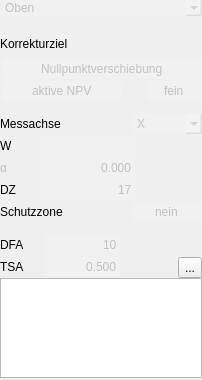
<?xml version="1.0" encoding="UTF-8"?>
<ui version="4.0">
 <class>TP_Steg</class>
 <widget class="QWidget" name="TP_Steg">
  <property name="geometry">
   <rect>
    <x>0</x>
    <y>0</y>
    <width>202</width>
    <height>380</height>
   </rect>
  </property>
  <property name="minimumSize">
   <size>
    <width>0</width>
    <height>0</height>
   </size>
  </property>
  <property name="maximumSize">
   <size>
    <width>270</width>
    <height>16777215</height>
   </size>
  </property>
  <property name="windowTitle">
   <string>Form</string>
  </property>
  <property name="styleSheet">
   <string notr="true">QLineEdit{color:rgb(192,192,192);
                  background-color: rgba(255, 255, 255,32);
                  border-radius:3px;}
QLineEdit:focus{color:rgb(192,192,192);
                             border: 1px solid;
                             border-color: rgb(0, 128, 0);
                            selection-background-color: rgb(40, 76, 117);}

QComboBox{color:rgb(192,192,192);
                        background-color: rgba(255, 255, 255,32);
                         border-radius:3px;}</string>
  </property>
  <layout class="QVBoxLayout" name="verticalLayout">
   <property name="spacing">
    <number>0</number>
   </property>
   <property name="leftMargin">
    <number>0</number>
   </property>
   <property name="topMargin">
    <number>0</number>
   </property>
   <property name="rightMargin">
    <number>0</number>
   </property>
   <property name="bottomMargin">
    <number>0</number>
   </property>
   <item>
    <widget class="MComboBox" name="comboBox_Frame">
     <item>
      <property name="text">
       <string>Oben</string>
      </property>
     </item>
     <item>
      <property name="text">
       <string>Hinten</string>
      </property>
     </item>
     <item>
      <property name="text">
       <string>Links</string>
      </property>
     </item>
     <item>
      <property name="text">
       <string>Vorne</string>
      </property>
     </item>
     <item>
      <property name="text">
       <string>Rechts</string>
      </property>
     </item>
    </widget>
   </item>
   <item>
    <spacer name="verticalSpacer_2">
     <property name="orientation">
      <enum>Qt::Vertical</enum>
     </property>
     <property name="sizeType">
      <enum>QSizePolicy::Fixed</enum>
     </property>
     <property name="sizeHint" stdset="0">
      <size>
       <width>20</width>
       <height>13</height>
      </size>
     </property>
    </spacer>
   </item>
   <item>
    <widget class="QLabel" name="label_Korrekturziel">
     <property name="maximumSize">
      <size>
       <width>16777215</width>
       <height>30</height>
      </size>
     </property>
     <property name="text">
      <string>Korrekturziel</string>
     </property>
    </widget>
   </item>
   <item>
    <layout class="QHBoxLayout" name="horizontalLayout">
     <property name="spacing">
      <number>0</number>
     </property>
     <property name="bottomMargin">
      <number>2</number>
     </property>
     <item>
      <spacer name="horizontalSpacer_Nullpunktverschiebung">
       <property name="orientation">
        <enum>Qt::Horizontal</enum>
       </property>
       <property name="sizeType">
        <enum>QSizePolicy::Expanding</enum>
       </property>
       <property name="sizeHint" stdset="0">
        <size>
         <width>40</width>
         <height>20</height>
        </size>
       </property>
      </spacer>
     </item>
     <item>
      <widget class="QLineEdit" name="lineEdit_Nullpunkverschiebung">
       <property name="enabled">
        <bool>false</bool>
       </property>
       <property name="minimumSize">
        <size>
         <width>200</width>
         <height>0</height>
        </size>
       </property>
       <property name="maximumSize">
        <size>
         <width>200</width>
         <height>20</height>
        </size>
       </property>
       <property name="text">
        <string>Nullpunktverschiebung</string>
       </property>
       <property name="alignment">
        <set>Qt::AlignCenter</set>
       </property>
      </widget>
     </item>
    </layout>
   </item>
   <item>
    <layout class="QHBoxLayout" name="horizontalLayout_Aktive_NPV">
     <property name="spacing">
      <number>0</number>
     </property>
     <item>
      <spacer name="horizontalSpacer">
       <property name="orientation">
        <enum>Qt::Horizontal</enum>
       </property>
       <property name="sizeType">
        <enum>QSizePolicy::Expanding</enum>
       </property>
       <property name="sizeHint" stdset="0">
        <size>
         <width>40</width>
         <height>20</height>
        </size>
       </property>
      </spacer>
     </item>
     <item>
      <widget class="QLineEdit" name="lineEdit_Aktive_NPV">
       <property name="enabled">
        <bool>false</bool>
       </property>
       <property name="minimumSize">
        <size>
         <width>120</width>
         <height>0</height>
        </size>
       </property>
       <property name="maximumSize">
        <size>
         <width>120</width>
         <height>20</height>
        </size>
       </property>
       <property name="text">
        <string>aktive NPV</string>
       </property>
       <property name="alignment">
        <set>Qt::AlignCenter</set>
       </property>
      </widget>
     </item>
     <item>
      <spacer name="horizontalSpacer_2">
       <property name="orientation">
        <enum>Qt::Horizontal</enum>
       </property>
       <property name="sizeType">
        <enum>QSizePolicy::Fixed</enum>
       </property>
       <property name="sizeHint" stdset="0">
        <size>
         <width>25</width>
         <height>20</height>
        </size>
       </property>
      </spacer>
     </item>
     <item>
      <widget class="QLineEdit" name="lineEdit_Aktive_NPV_2">
       <property name="enabled">
        <bool>false</bool>
       </property>
       <property name="minimumSize">
        <size>
         <width>55</width>
         <height>0</height>
        </size>
       </property>
       <property name="maximumSize">
        <size>
         <width>55</width>
         <height>20</height>
        </size>
       </property>
       <property name="text">
        <string>fein</string>
       </property>
       <property name="alignment">
        <set>Qt::AlignCenter</set>
       </property>
      </widget>
     </item>
    </layout>
   </item>
   <item>
    <spacer name="verticalSpacer">
     <property name="orientation">
      <enum>Qt::Vertical</enum>
     </property>
     <property name="sizeType">
      <enum>QSizePolicy::Fixed</enum>
     </property>
     <property name="sizeHint" stdset="0">
      <size>
       <width>20</width>
       <height>13</height>
      </size>
     </property>
    </spacer>
   </item>
   <item>
    <layout class="QHBoxLayout" name="horizontalLayout_Messachse">
     <property name="spacing">
      <number>2</number>
     </property>
     <property name="bottomMargin">
      <number>2</number>
     </property>
     <item>
      <widget class="QLabel" name="label_Messrichtung">
       <property name="enabled">
        <bool>true</bool>
       </property>
       <property name="minimumSize">
        <size>
         <width>0</width>
         <height>20</height>
        </size>
       </property>
       <property name="maximumSize">
        <size>
         <width>16777215</width>
         <height>20</height>
        </size>
       </property>
       <property name="text">
        <string>Messachse</string>
       </property>
      </widget>
     </item>
     <item>
      <spacer name="horizontalSpacer_3">
       <property name="orientation">
        <enum>Qt::Horizontal</enum>
       </property>
       <property name="sizeHint" stdset="0">
        <size>
         <width>40</width>
         <height>20</height>
        </size>
       </property>
      </spacer>
     </item>
     <item>
      <widget class="MComboBox" name="comboBox_Messachse">
       <property name="minimumSize">
        <size>
         <width>70</width>
         <height>20</height>
        </size>
       </property>
       <property name="maximumSize">
        <size>
         <width>70</width>
         <height>20</height>
        </size>
       </property>
       <item>
        <property name="text">
         <string>X</string>
        </property>
       </item>
       <item>
        <property name="text">
         <string>Y</string>
        </property>
       </item>
      </widget>
     </item>
    </layout>
   </item>
   <item>
    <layout class="QHBoxLayout" name="horizontalLayout_W">
     <property name="spacing">
      <number>0</number>
     </property>
     <property name="bottomMargin">
      <number>2</number>
     </property>
     <item>
      <widget class="QLabel" name="label_W">
       <property name="minimumSize">
        <size>
         <width>40</width>
         <height>20</height>
        </size>
       </property>
       <property name="maximumSize">
        <size>
         <width>16777215</width>
         <height>20</height>
        </size>
       </property>
       <property name="text">
        <string>W</string>
       </property>
      </widget>
     </item>
     <item>
      <widget class="MLineEdit" name="lineEdit_W">
       <property name="minimumSize">
        <size>
         <width>95</width>
         <height>20</height>
        </size>
       </property>
       <property name="maximumSize">
        <size>
         <width>95</width>
         <height>16777215</height>
        </size>
       </property>
       <property name="text">
        <string/>
       </property>
       <property name="alignment">
        <set>Qt::AlignRight|Qt::AlignTrailing|Qt::AlignVCenter</set>
       </property>
      </widget>
     </item>
     <item>
      <spacer name="horizontalSpacer_5">
       <property name="orientation">
        <enum>Qt::Horizontal</enum>
       </property>
       <property name="sizeHint" stdset="0">
        <size>
         <width>40</width>
         <height>20</height>
        </size>
       </property>
      </spacer>
     </item>
    </layout>
   </item>
   <item>
    <layout class="QHBoxLayout" name="horizontalLayout_Alpha">
     <property name="spacing">
      <number>0</number>
     </property>
     <property name="bottomMargin">
      <number>2</number>
     </property>
     <item>
      <widget class="QLabel" name="label_Alpha">
       <property name="enabled">
        <bool>false</bool>
       </property>
       <property name="minimumSize">
        <size>
         <width>40</width>
         <height>20</height>
        </size>
       </property>
       <property name="maximumSize">
        <size>
         <width>16777215</width>
         <height>20</height>
        </size>
       </property>
       <property name="text">
        <string>α</string>
       </property>
      </widget>
     </item>
     <item>
      <widget class="QLineEdit" name="lineEdit_Alpha">
       <property name="enabled">
        <bool>false</bool>
       </property>
       <property name="minimumSize">
        <size>
         <width>75</width>
         <height>20</height>
        </size>
       </property>
       <property name="maximumSize">
        <size>
         <width>95</width>
         <height>16777215</height>
        </size>
       </property>
       <property name="text">
        <string>0.000</string>
       </property>
       <property name="alignment">
        <set>Qt::AlignRight|Qt::AlignTrailing|Qt::AlignVCenter</set>
       </property>
      </widget>
     </item>
     <item>
      <spacer name="horizontalSpacer_10">
       <property name="orientation">
        <enum>Qt::Horizontal</enum>
       </property>
       <property name="sizeHint" stdset="0">
        <size>
         <width>40</width>
         <height>20</height>
        </size>
       </property>
      </spacer>
     </item>
    </layout>
   </item>
   <item>
    <layout class="QHBoxLayout" name="horizontalLayout_DZ">
     <property name="spacing">
      <number>0</number>
     </property>
     <property name="bottomMargin">
      <number>2</number>
     </property>
     <item>
      <widget class="QLabel" name="label_DZ">
       <property name="minimumSize">
        <size>
         <width>40</width>
         <height>20</height>
        </size>
       </property>
       <property name="maximumSize">
        <size>
         <width>16777215</width>
         <height>20</height>
        </size>
       </property>
       <property name="text">
        <string>DZ</string>
       </property>
      </widget>
     </item>
     <item>
      <widget class="MLineEdit" name="lineEdit_DZ">
       <property name="minimumSize">
        <size>
         <width>95</width>
         <height>20</height>
        </size>
       </property>
       <property name="maximumSize">
        <size>
         <width>95</width>
         <height>16777215</height>
        </size>
       </property>
       <property name="text">
        <string>17</string>
       </property>
       <property name="alignment">
        <set>Qt::AlignRight|Qt::AlignTrailing|Qt::AlignVCenter</set>
       </property>
      </widget>
     </item>
     <item>
      <spacer name="horizontalSpacer_6">
       <property name="orientation">
        <enum>Qt::Horizontal</enum>
       </property>
       <property name="sizeHint" stdset="0">
        <size>
         <width>40</width>
         <height>20</height>
        </size>
       </property>
      </spacer>
     </item>
    </layout>
   </item>
   <item>
    <layout class="QHBoxLayout" name="horizontalLayout_Schutzzone">
     <property name="spacing">
      <number>0</number>
     </property>
     <item>
      <widget class="QLabel" name="label_Schutzzone">
       <property name="enabled">
        <bool>true</bool>
       </property>
       <property name="minimumSize">
        <size>
         <width>0</width>
         <height>20</height>
        </size>
       </property>
       <property name="maximumSize">
        <size>
         <width>16777215</width>
         <height>20</height>
        </size>
       </property>
       <property name="text">
        <string>Schutzzone</string>
       </property>
      </widget>
     </item>
     <item>
      <spacer name="horizontalSpacer_7">
       <property name="orientation">
        <enum>Qt::Horizontal</enum>
       </property>
       <property name="sizeType">
        <enum>QSizePolicy::Expanding</enum>
       </property>
       <property name="sizeHint" stdset="0">
        <size>
         <width>25</width>
         <height>20</height>
        </size>
       </property>
      </spacer>
     </item>
     <item>
      <widget class="QLineEdit" name="lineEdit_Schutzzone">
       <property name="enabled">
        <bool>false</bool>
       </property>
       <property name="minimumSize">
        <size>
         <width>70</width>
         <height>0</height>
        </size>
       </property>
       <property name="maximumSize">
        <size>
         <width>70</width>
         <height>20</height>
        </size>
       </property>
       <property name="text">
        <string>nein</string>
       </property>
       <property name="alignment">
        <set>Qt::AlignCenter</set>
       </property>
      </widget>
     </item>
    </layout>
   </item>
   <item>
    <spacer name="verticalSpacer_3">
     <property name="orientation">
      <enum>Qt::Vertical</enum>
     </property>
     <property name="sizeType">
      <enum>QSizePolicy::Fixed</enum>
     </property>
     <property name="sizeHint" stdset="0">
      <size>
       <width>20</width>
       <height>13</height>
      </size>
     </property>
    </spacer>
   </item>
   <item>
    <layout class="QHBoxLayout" name="horizontalLayout_DFA">
     <property name="bottomMargin">
      <number>2</number>
     </property>
     <item>
      <widget class="QLabel" name="label_DFA">
       <property name="minimumSize">
        <size>
         <width>45</width>
         <height>0</height>
        </size>
       </property>
       <property name="maximumSize">
        <size>
         <width>45</width>
         <height>20</height>
        </size>
       </property>
       <property name="text">
        <string>DFA</string>
       </property>
      </widget>
     </item>
     <item>
      <widget class="MLineEdit" name="lineEdit_DFA">
       <property name="maximumSize">
        <size>
         <width>75</width>
         <height>20</height>
        </size>
       </property>
       <property name="text">
        <string>10</string>
       </property>
       <property name="alignment">
        <set>Qt::AlignRight|Qt::AlignTrailing|Qt::AlignVCenter</set>
       </property>
      </widget>
     </item>
     <item>
      <spacer name="horizontalSpacer_DFA">
       <property name="orientation">
        <enum>Qt::Horizontal</enum>
       </property>
       <property name="sizeHint" stdset="0">
        <size>
         <width>40</width>
         <height>20</height>
        </size>
       </property>
      </spacer>
     </item>
    </layout>
   </item>
   <item>
    <layout class="QHBoxLayout" name="horizontalLayout_TSA">
     <item>
      <widget class="QLabel" name="label_TSA">
       <property name="minimumSize">
        <size>
         <width>45</width>
         <height>0</height>
        </size>
       </property>
       <property name="maximumSize">
        <size>
         <width>45</width>
         <height>20</height>
        </size>
       </property>
       <property name="text">
        <string>TSA</string>
       </property>
      </widget>
     </item>
     <item>
      <widget class="MLineEdit" name="lineEdit_TSA">
       <property name="maximumSize">
        <size>
         <width>75</width>
         <height>20</height>
        </size>
       </property>
       <property name="text">
        <string>0.500</string>
       </property>
       <property name="alignment">
        <set>Qt::AlignRight|Qt::AlignTrailing|Qt::AlignVCenter</set>
       </property>
      </widget>
     </item>
     <item>
      <spacer name="horizontalSpacer_TSA">
       <property name="orientation">
        <enum>Qt::Horizontal</enum>
       </property>
       <property name="sizeHint" stdset="0">
        <size>
         <width>40</width>
         <height>20</height>
        </size>
       </property>
      </spacer>
     </item>
     <item>
      <widget class="QToolButton" name="toolButton_Paste">
       <property name="text">
        <string>...</string>
       </property>
       <property name="icon">
        <iconset>
         <normalon>:/Icons/Main/paste.png</normalon>
        </iconset>
       </property>
      </widget>
     </item>
    </layout>
   </item>
   <item>
    <widget class="QTextEdit" name="textEdit_Anfahren">
     <property name="minimumSize">
      <size>
       <width>0</width>
       <height>100</height>
      </size>
     </property>
     <property name="maximumSize">
      <size>
       <width>16777215</width>
       <height>100</height>
      </size>
     </property>
     <property name="font">
      <font>
       <family>Lucida Console</family>
      </font>
     </property>
    </widget>
   </item>
  </layout>
 </widget>
 <customwidgets>
  <customwidget>
   <class>MLineEdit</class>
   <extends>QLineEdit</extends>
   <header location="global">Classes/mlineedit.h</header>
  </customwidget>
  <customwidget>
   <class>MComboBox</class>
   <extends>QComboBox</extends>
   <header>Classes/mcombobox.h</header>
  </customwidget>
 </customwidgets>
 <resources/>
 <connections/>
</ui>
